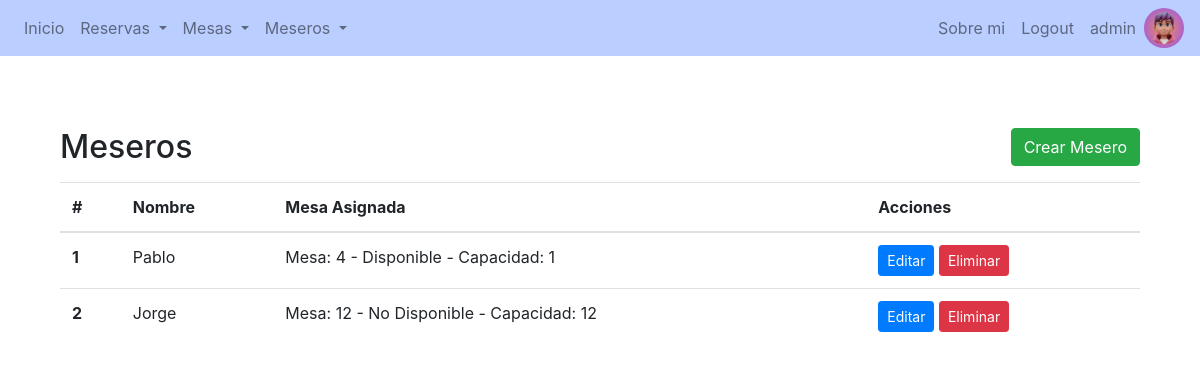
The app's page /restaurant/mesero/list (signed in), older data.
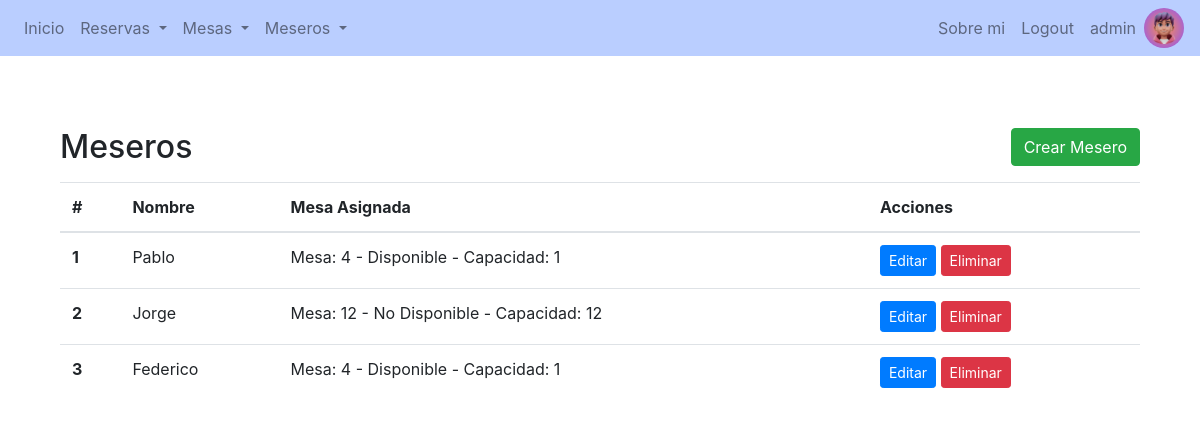
The same page, newer data.
### Restaurant/models.py (models this page shows, shortened)
class Mesero(models.Model):
    nombre = models.CharField(max_length=50)
    mesa_asignada = models.ForeignKey(Mesa, on_delete=models.CASCADE, related_name='meseros')

class Mesa(models.Model):
    numero = models.IntegerField()
    disponible = models.BooleanField(default=True)
    capacidad = models.IntegerField()
    def __str__(self):
        return f"Mesa: {self.numero} - {'Disponible' if self.disponible else 'No Disponible'} - Capacidad: {self.capacidad}"

### Restaurant/views.py (the view)
# urls.py: path("mesero/list", MeseroListView.as_view(), name="mesero-lista"),
class MeseroListView(LoginRequiredMixin,ListView):
    model = Mesero
    template_name = 'Restaurant/mesero_list.html'
    context_object_name = 'meseros'

### Restaurant/templates/Restaurant/mesero_list.html (shortened to what this page needs)
{% extends 'Restaurant/base.html' %}
{% block content %}
<section class="py-5">
    <div class="container">
        <div class="d-flex justify-content-between align-items-center mb-3">
            <h2 class="mb-0">Meseros</h2>
            <a href="{% url 'mesero-crear' %}" class="btn btn-success">Crear Mesero</a>
        </div>
        <table class="table">
            <thead>
                <tr>
                    <th scope="col">#</th>
                    <th scope="col">Nombre</th>
                    <th scope="col">Mesa Asignada</th>
                    <th scope="col">Acciones</th>
                </tr>
            </thead>
            <tbody>
                {% if meseros %}
                {% for mesero in meseros %}
                <tr>
                    <th scope="row">{{ forloop.counter }}</th>
                    <td>{{ mesero.nombre }}</td>
                    <td>{{ mesero.mesa_asignada }}</td>
                    <td>
                        <a href="{% url 'mesero-update' mesero.id %}" class="btn btn-primary btn-sm">Editar</a>
                        <a href="{% url 'mesero-delete' mesero.id %}" class="btn btn-danger btn-sm">Eliminar</a>
                    </td>
                </tr>
                {% endfor %}
                {% else %}
                <tr>
                    <td colspan="7">No hay Meseros.</td>
                </tr>
                {% endif %}
            </tbody>
        </table>
    </div>
</section>
{% endblock %}

Row changes from the older to the newer data that the page shows:
added Mesero: nombre "Federico", mesa_asignada "Mesa: 4 - Disponible - Capacidad: 1"
